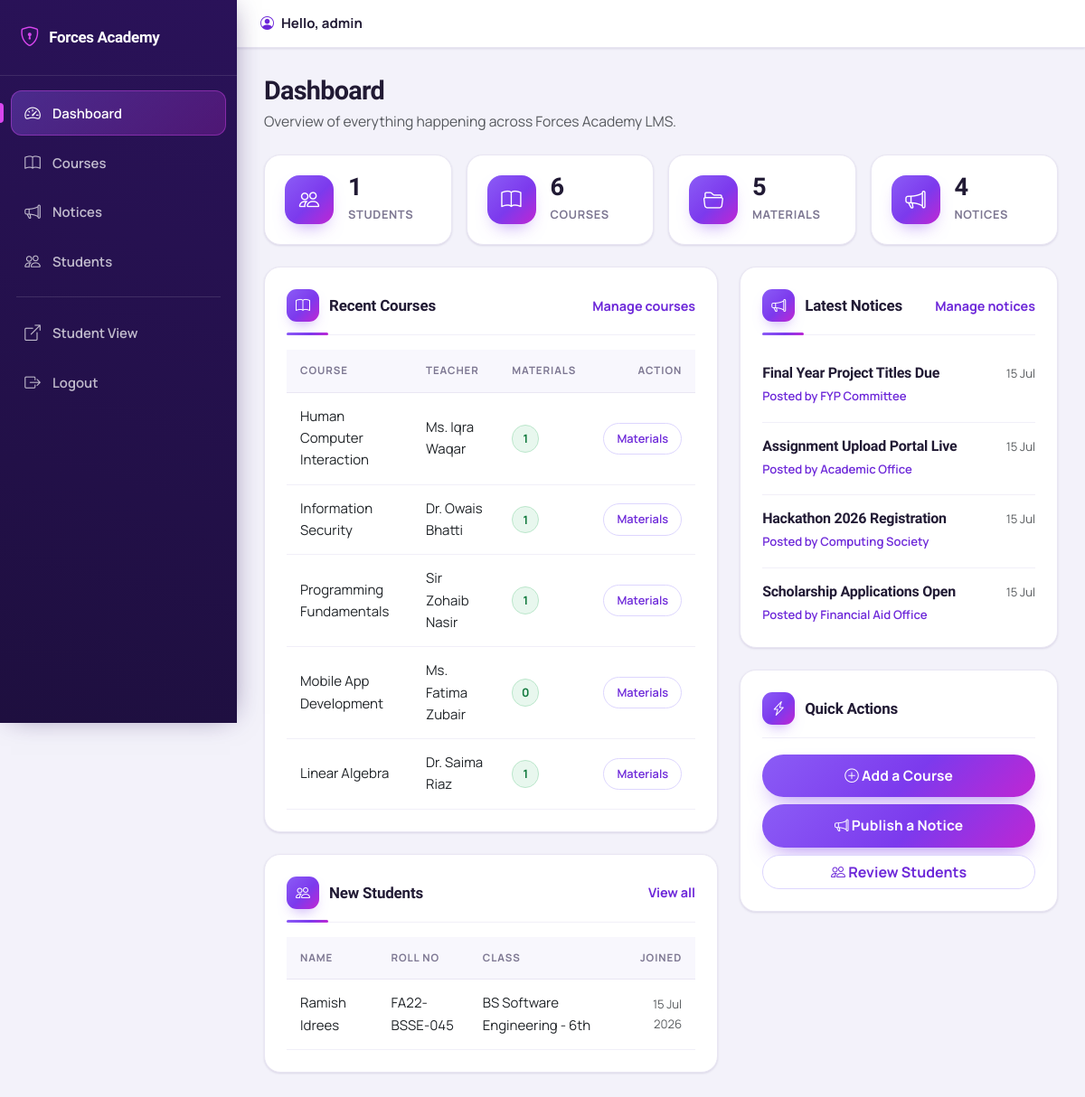
The app's page /admin_dashboard.php (signed in) with its own data.
### tables this page shows
CREATE TABLE IF NOT EXISTS courses (
    id            INT(11) PRIMARY KEY AUTO_INCREMENT,
    course_name   VARCHAR(100) NOT NULL,
    description   TEXT,
    teacher_name  VARCHAR(100),
    created_at    TIMESTAMP DEFAULT CURRENT_TIMESTAMP
);

CREATE TABLE IF NOT EXISTS students (
    id           INT(11) PRIMARY KEY AUTO_INCREMENT,
    full_name    VARCHAR(100) NOT NULL,
    email        VARCHAR(100) UNIQUE NOT NULL,
    password     VARCHAR(255) NOT NULL,
    roll_number  VARCHAR(20)  UNIQUE NOT NULL,
    class        VARCHAR(50)  NOT NULL,
    created_at   TIMESTAMP DEFAULT CURRENT_TIMESTAMP
);

CREATE TABLE IF NOT EXISTS notices (
    id          INT(11) PRIMARY KEY AUTO_INCREMENT,
    title       VARCHAR(200) NOT NULL,
    content     TEXT,
    posted_by   VARCHAR(100),
    created_at  TIMESTAMP DEFAULT CURRENT_TIMESTAMP
);

### config/auth.php (called while the page is built, shortened)
<?php
function e($value)
{
    return htmlspecialchars((string)$value, ENT_QUOTES, 'UTF-8');
}

### admin_dashboard.php (the view, shortened to what this page needs)
<?php
require_once 'config/auth.php';
$stats = [
    'students'  => (int) mysqli_fetch_assoc(mysqli_query($conn, "SELECT COUNT(*) AS total FROM students"))['total'],
    'courses'   => (int) mysqli_fetch_assoc(mysqli_query($conn, "SELECT COUNT(*) AS total FROM courses"))['total'],
    'materials' => (int) mysqli_fetch_assoc(mysqli_query($conn, "SELECT COUNT(*) AS total FROM course_materials"))['total'],
    'notices'   => (int) mysqli_fetch_assoc(mysqli_query($conn, "SELECT COUNT(*) AS total FROM notices"))['total'],
];
$recent_courses = mysqli_query($conn, "
    SELECT c.id, c.course_name, c.teacher_name, COUNT(cm.id) AS material_count
    FROM courses c
    LEFT JOIN course_materials cm ON cm.course_id = c.id
    GROUP BY c.id
    ORDER BY c.created_at DESC
    LIMIT 5
");
$recent_notices = mysqli_query($conn, "SELECT id, title, posted_by, created_at FROM notices ORDER BY created_at DESC LIMIT 5");
$recent_students = mysqli_query($conn, "SELECT id, full_name, roll_number, class, created_at FROM students ORDER BY created_at DESC LIMIT 5");
require 'admin_partials/header.php';
?>
<div class="row g-3 mb-4">
  <div class="col-6 col-md-3"><div class="mini-stat-card"><span class="mini-stat-icon"><i class="bi bi-people"></i></span><div><h3><?php echo $stats['students']; ?></h3><p>Students</p></div></div></div>
  <div class="col-6 col-md-3"><div class="mini-stat-card"><span class="mini-stat-icon"><i class="bi bi-book"></i></span><div><h3><?php echo $stats['courses']; ?></h3><p>Courses</p></div></div></div>
  <div class="col-6 col-md-3"><div class="mini-stat-card"><span class="mini-stat-icon"><i class="bi bi-folder2-open"></i></span><div><h3><?php echo $stats['materials']; ?></h3><p>Materials</p></div></div></div>
  <div class="col-6 col-md-3"><div class="mini-stat-card"><span class="mini-stat-icon"><i class="bi bi-megaphone"></i></span><div><h3><?php echo $stats['notices']; ?></h3><p>Notices</p></div></div></div>
</div>
<div class="row g-4">
  <div class="col-xl-7">
    <div class="card p-4 mb-4">
      <div class="section-header mb-3">
        <h5 class="section-title mb-0"><i class="bi bi-book"></i> Recent Courses</h5>
        <a class="section-link" href="admin_courses.php">Manage courses</a>
      </div>
      <div class="table-responsive">
        <table class="table align-middle table-modern mb-0">
          <thead><tr><th>Course</th><th>Teacher</th><th>Materials</th><th class="text-end">Action</th></tr></thead>
          <tbody>
          <?php if (mysqli_num_rows($recent_courses) > 0): ?>
            <?php while ($c = mysqli_fetch_assoc($recent_courses)): ?>
              <tr>
                <td><?php echo e($c['course_name']); ?></td>
                <td><?php echo e($c['teacher_name']); ?></td>
                <td><span class="badge-count"><?php echo (int) $c['material_count']; ?></span></td>
                <td class="text-end"><a class="btn btn-sm btn-outline-primary btn-icon-view" href="admin_course_materials.php?course_id=<?php echo (int) $c['id']; ?>">Materials</a></td>
              </tr>
            <?php endwhile; ?>
          <?php else: ?>
            <tr><td colspan="4" class="text-center text-muted py-4">No courses yet.</td></tr>
          <?php endif; ?>
          </tbody>
        </table>
      </div>
    </div>
    <div class="card p-4">
      <div class="section-header mb-3">
        <h5 class="section-title mb-0"><i class="bi bi-people"></i> New Students</h5>
        <a class="section-link" href="admin_students.php">View all</a>
      </div>
      <div class="table-responsive">
        <table class="table align-middle table-modern mb-0">
          <thead><tr><th>Name</th><th>Roll No</th><th>Class</th><th class="text-end">Joined</th></tr></thead>
          <tbody>
          <?php if (mysqli_num_rows($recent_students) > 0): ?>
            <?php while ($s = mysqli_fetch_assoc($recent_students)): ?>
              <tr>
                <td><?php echo e($s['full_name']); ?></td>
                <td><?php echo e($s['roll_number']); ?></td>
                <td><?php echo e($s['class']); ?></td>
                <td class="text-end text-muted small"><?php echo date('d M Y', strtotime($s['created_at'])); ?></td>
              </tr>
            <?php endwhile; ?>
          <?php else: ?>
            <tr><td colspan="4" class="text-center text-muted py-4">No students registered yet.</td></tr>
          <?php endif; ?>
          </tbody>
        </table>
      </div>
    </div>
  </div>
  <div class="col-xl-5">
    <div class="card p-4 mb-4">
      <div class="section-header mb-3">
        <h5 class="section-title mb-0"><i class="bi bi-megaphone"></i> Latest Notices</h5>
        <a class="section-link" href="admin_notices.php">Manage notices</a>
      </div>
      <?php if (mysqli_num_rows($recent_notices) > 0): ?>
        <?php while ($n = mysqli_fetch_assoc($recent_notices)): ?>
          <div class="notice-item">
            <div class="d-flex justify-content-between align-items-start">
              <h6 class="mb-1"><?php echo e($n['title']); ?></h6>
              <span class="small text-muted"><?php echo date('d M', strtotime($n['created_at'])); ?></span>
            </div>
            <span class="small posted-by">Posted by <?php echo e($n['posted_by']); ?></span>
          </div>
        <?php endwhile; ?>
      <?php else: ?>
        <p class="text-muted mb-0">No notices published yet.</p>
      <?php endif; ?>
    </div>
    <div class="card p-4">
      <h5 class="form-card-title"><i class="bi bi-lightning-charge"></i> Quick Actions</h5>
      <div class="d-grid gap-2">
        <a class="btn btn-auth-primary" href="admin_courses.php"><i class="bi bi-plus-circle"></i> Add a Course</a>
        <a class="btn btn-auth-primary" href="admin_notices.php"><i class="bi bi-megaphone"></i> Publish a Notice</a>
        <a class="btn btn-outline-primary" href="admin_students.php"><i class="bi bi-people"></i> Review Students</a>
      </div>
    </div>
  </div>
</div>
<?php require 'admin_partials/footer.php'; ?>

### records on screen
courses: course_name "Human Computer Interaction", teacher_name "Ms. Iqra Waqar", material_count "1"
courses: course_name "Information Security", teacher_name "Dr. Owais Bhatti", material_count "1"
courses: course_name "Programming Fundamentals", teacher_name "Sir Zohaib Nasir", material_count "1"
courses: course_name "Mobile App Development", teacher_name "Ms. Fatima Zubair", material_count "0"
courses: course_name "Linear Algebra", teacher_name "Dr. Saima Riaz", material_count "1"
students: full_name "Ramish Idrees", roll_number "FA22-BSSE-045", class "BS Software Engineering - 6th", created_at "15 Jul 2026"
notices: title "Final Year Project Titles Due", created_at "15 Jul", posted_by "FYP Committee"
notices: title "Assignment Upload Portal Live", created_at "15 Jul", posted_by "Academic Office"
notices: title "Hackathon 2026 Registration", created_at "15 Jul", posted_by "Computing Society"
notices: title "Scholarship Applications Open", created_at "15 Jul", posted_by "Financial Aid Office"

### other values on screen
$item[2] "Dashboard"
$item[2] "Courses"
$item[2] "Notices"
$item[2] "Students"
$admin_username "admin"
$page_title "Dashboard"
$page_subtitle "Overview of everything happening across Forces Academy LMS."
$stats['students'] "1"
$stats['courses'] "6"
$stats['materials'] "5"
$stats['notices'] "4"
